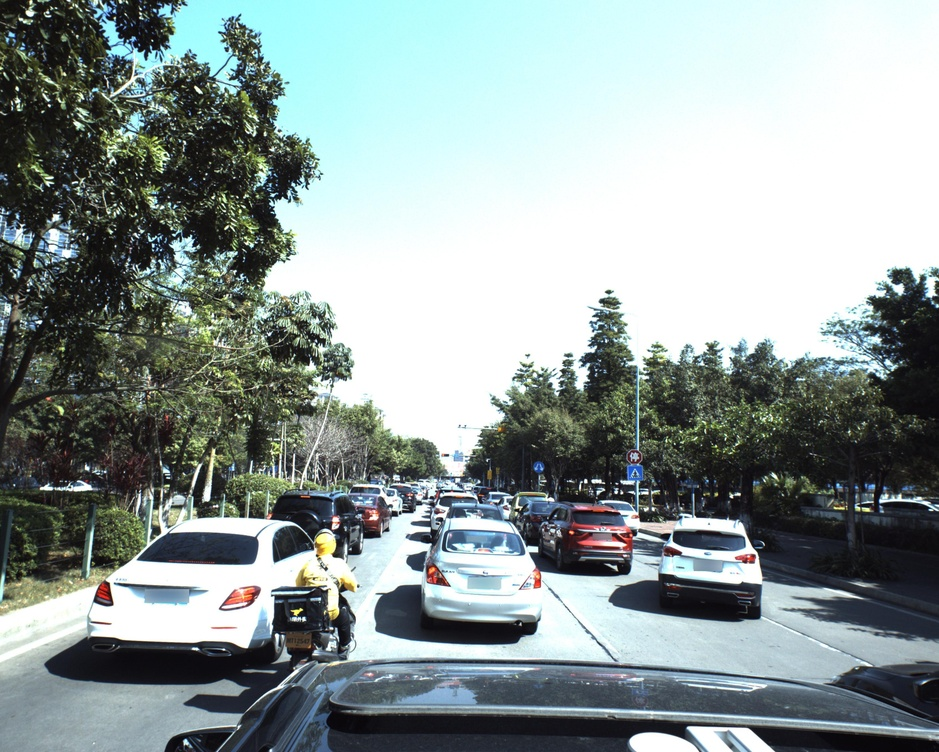
#> input picture img.jpg, 939 x 752 px, shrunk from 3384 x 2710 before the run
$ jupyter execute main.ipynb   (shell and % lines are left out)
#> lines starting #> are read from the running program, lines starting #| are printed output that depends on the picture
### utils.py
import numpy as np
import cv2
from math import sin, cos


def anno2coords(d, names=['id', 'yaw', 'pitch', 'roll', 'x', 'y', 'z']):
    ret = []
    for i in np.array(d.split()).reshape(-1, 7):
        ret.append(dict(zip(names, i.astype('float'))))
    return ret
def coords2imgcoords(coords, intrinsic_matrix):
    xs = [c['x'] for c in coords]
    ys = [c['y'] for c in coords]
    zs = [c['z'] for c in coords]
    P = np.array(list(zip(xs, ys, zs))).T    # (n,3)->(3,n)
    img_p = np.dot(intrinsic_matrix, P).T    # (3,3)@(3,n) -> (3,n)
    # Intrinsic matrix @ 3d point

    img_p[:, 0] /= img_p[:, 2]
    img_p[:, 1] /= img_p[:, 2]
    img_xs = img_p[:, 0]
    img_ys = img_p[:, 1]
    img_zs = img_p[:, 2] # z = Distance from the camera
    return img_xs, img_ys


def draw_line(image, points):
    color = (255, 0, 0)
    cv2.line(image, tuple(points[0][:2]), tuple(points[3][:2]), color, 16)
    cv2.line(image, tuple(points[0][:2]), tuple(points[1][:2]), color, 16)
    cv2.line(image, tuple(points[1][:2]), tuple(points[2][:2]), color, 16)
    cv2.line(image, tuple(points[2][:2]), tuple(points[3][:2]), color, 16)
    return image
def draw_points(image, points):
    for (p_x, p_y, p_z) in points:
        cv2.circle(image, (p_x, p_y), int(1000 / p_z), (0, 255, 0), -1)
#         if p_x > image.shape[1] or p_y > image.shape[0]:
#             print('Point', p_x, p_y, 'is out of image with shape', image.shape)
    return image
# def draw_text(image, points, data):
    # for (p_x, p_y, p_z) in zip(points, ):
# convert euler angle to rotation matrix
# product the pitch, raw, and roll maxtix
def euler_to_Rot(yaw, pitch, roll):
    X_p = np.array([[1,            0,           0],
                    [0,   cos(pitch), -sin(pitch)],
                    [0,   sin(pitch),  cos(pitch)]])

    Y_y = np.array([[cos(yaw),    0,  sin(yaw)],
                    [        0,   1,         0],
                    [-sin(yaw),   0,  cos(yaw)]])

    Z_r = np.array([[cos(roll),   -sin(roll), 0],
                    [sin(roll),    cos(roll), 0],
                    [        0,            0, 1]])
    return np.dot(Y_y, np.dot(X_p, Z_r))
def visualize(img, coords, intrinsic_matrix):
    # Wolrd coordinate 상의 객체의 지점(mm)
    x_l = 1.02
    y_l = 0.80
    z_l = 2.31

    img = img.copy()
    for point in coords:
        # Get values
        x, y, z = point['x'], point['y'], point['z']
        yaw, pitch, roll = -point['pitch'], -point['yaw'], -point['roll']
        # Math
        Rt = np.eye(4)
        t = np.array([x, y, z])
        Rt[:3, 3] = t
        Rt[:3, :3] = euler_to_Rot(yaw, pitch, roll).T
        Rt = Rt[:3, :]
        # Extrinsic matrix, (4, 4)

        P = np.array([[x_l, -y_l, -z_l, 1],
                      [x_l, -y_l, z_l, 1],
                      [-x_l, -y_l, z_l, 1],
                      [-x_l, -y_l, -z_l, 1], # four points for drawing box of a car
                      [0, 0, 0, 1]]).T       # No effective angle elements for drawing a center point of object
        # wolrd position, (4, 1)

        # Intrinsic matrix @ Extrinsic matrix @ world potision
        img_cor_points = np.dot(intrinsic_matrix, np.dot(Rt, P))
        img_cor_points = img_cor_points.T
        img_cor_points[:, 0] /= img_cor_points[:, 2]
        img_cor_points[:, 1] /= img_cor_points[:, 2]
        img_cor_points = img_cor_points.astype(int)
        # Drawing
        img = draw_line(img, img_cor_points)
        img = draw_points(img, img_cor_points[-1:])

    return img

### main.ipynb
[cell 1]

import cv2
import numpy as np
from matplotlib import pyplot as plt
import pandas as pd
from utils import *

intrinsic_matrix = np.array([[2304.5479,   0,          1686.2379],
                          [0,           2305.8757,  1354.9849],
                          [0,           0,          1        ]],
                         dtype=np.float32)

img = cv2.imread('./img.jpg')
#> img is the input picture: shape (752, 939, 3); mean B, G, R 152.3, 153.6, 141.8
img = np.array(img[:, :, ::-1]) #OpenCV users BGR instead of RGB
plt.imshow(img)
plt.show()

with open('./annotation.txt', 'r') as f:
#> (reads annotation.txt from the repository)
    anno = f.read()

df_anno = pd.DataFrame(anno2coords(anno))

print(anno2coords(anno))
print(df_anno)

[cell 2]
fig, axes = plt.subplots(1, 2, figsize=(20,10))

axes[0].set_aspect(1)
axes[0].imshow(img)
axes[0].scatter(*coords2imgcoords(anno2coords(anno), intrinsic_matrix), color='red', s=10);


road_width = 3
road_xs = [-road_width, road_width, road_width, -road_width, -road_width]
road_ys = [0, 0, 500, 500, 0]

# plt.figure(figsize=(6,6))
axes[1].set_aspect(1)
axes[1].set_xlim(-50,50)
axes[1].set_ylim(0,100)

axes[1].fill(road_xs, road_ys, alpha=0.2, color='gray')
axes[1].plot([road_width/2,road_width/2], [0,500], alpha=0.4, linewidth=4, color='black', ls='--')
axes[1].plot([-road_width/2,-road_width/2], [0,500], alpha=0.4, linewidth=4, color='black', ls='--')

axes[1].scatter(df_anno['x'], np.sqrt(df_anno['z']**2 + df_anno['y']**2), color='red', s=10, alpha=1)

fig.tight_layout()
fig.savefig('./doc/intrinsic_matrix.png', bbox_inches='tight', pad_inches=1)
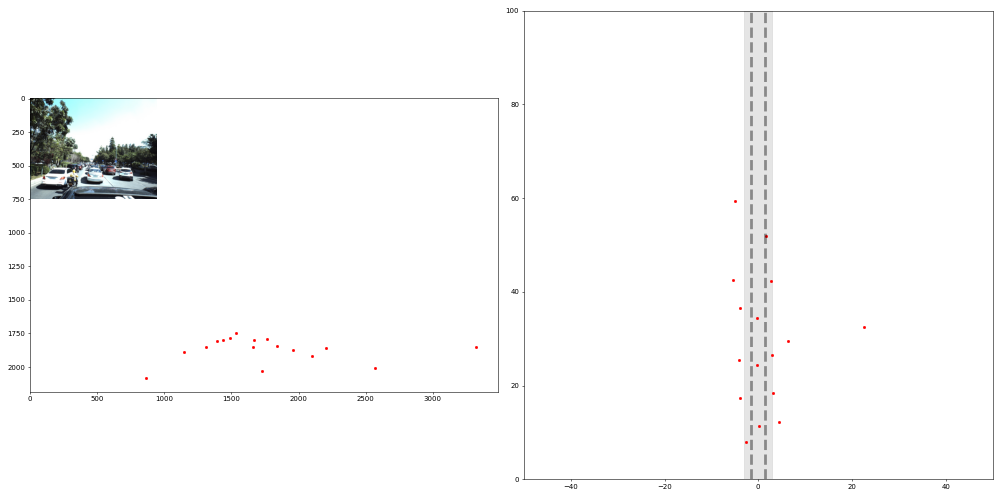
#> figure drawn by matplotlib, 2 panels

[cell 3]
fig, axes = plt.subplots(1, 2, figsize=(20,10))
axes[0].imshow(img)
img_vis = visualize(img, anno2coords(anno), intrinsic_matrix)
#> the loop in visualize, `for point in coords:` made 17 passes
#> (x, y, z, yaw, pitch, roll, X_p in euler_to_Rot, Y_y in euler_to_Rot) on passes 1 to 4: (3.17, 4.37, 17.79, -0.04, -0.174, 3.12, [[1, 0, 0], [0, 0.985, 0.173], [0, -0.173, 0.985]], [[0.999, 0, -0.04], [0, 1, 0], [0.04, 0, 0.999]]), (3.04, 5.8, 25.89, -0.0575, -0.171, 3.11, [[1, 0, 0], [0, 0.985, 0.17], [0, -0.17, 0.985]], [[0.998, 0, -0.0575], [0, 1, 0], [0.0575, 0, 0.998]]), (2.8, 8.71, 41.45, -0.0861, -0.229, 3.07, [[1, 0, 0], [0, 0.974, 0.227], [0, -0.227, 0.974]], [[0.996, 0, -0.086], [0, 1, 0], [0.086, 0, 0.996]]), (0.186, 3.21, 10.91, -0.00967, -0.142, 3.1, [[1, 0, 0], [0, 0.99, 0.142], [0, -0.142, 0.99]], [[1, 0, -0.00967], [0, 1, 0], [0.00967, 0, 1]])
axes[1].imshow(img_vis)
plt.show()
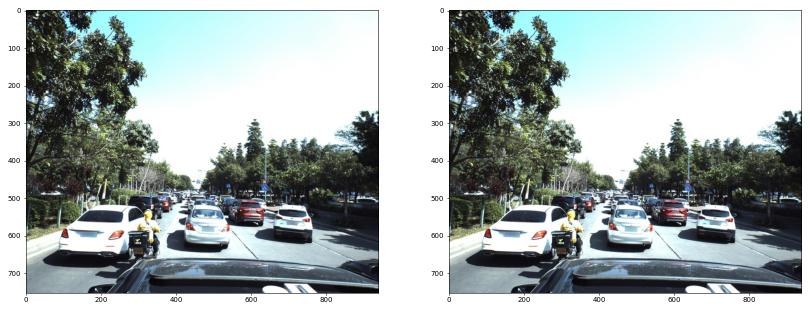
#> figure drawn by matplotlib, 2 panels
fig.savefig('./doc/projection_matrix.png', bbox_inches='tight', pad_inches=1)
